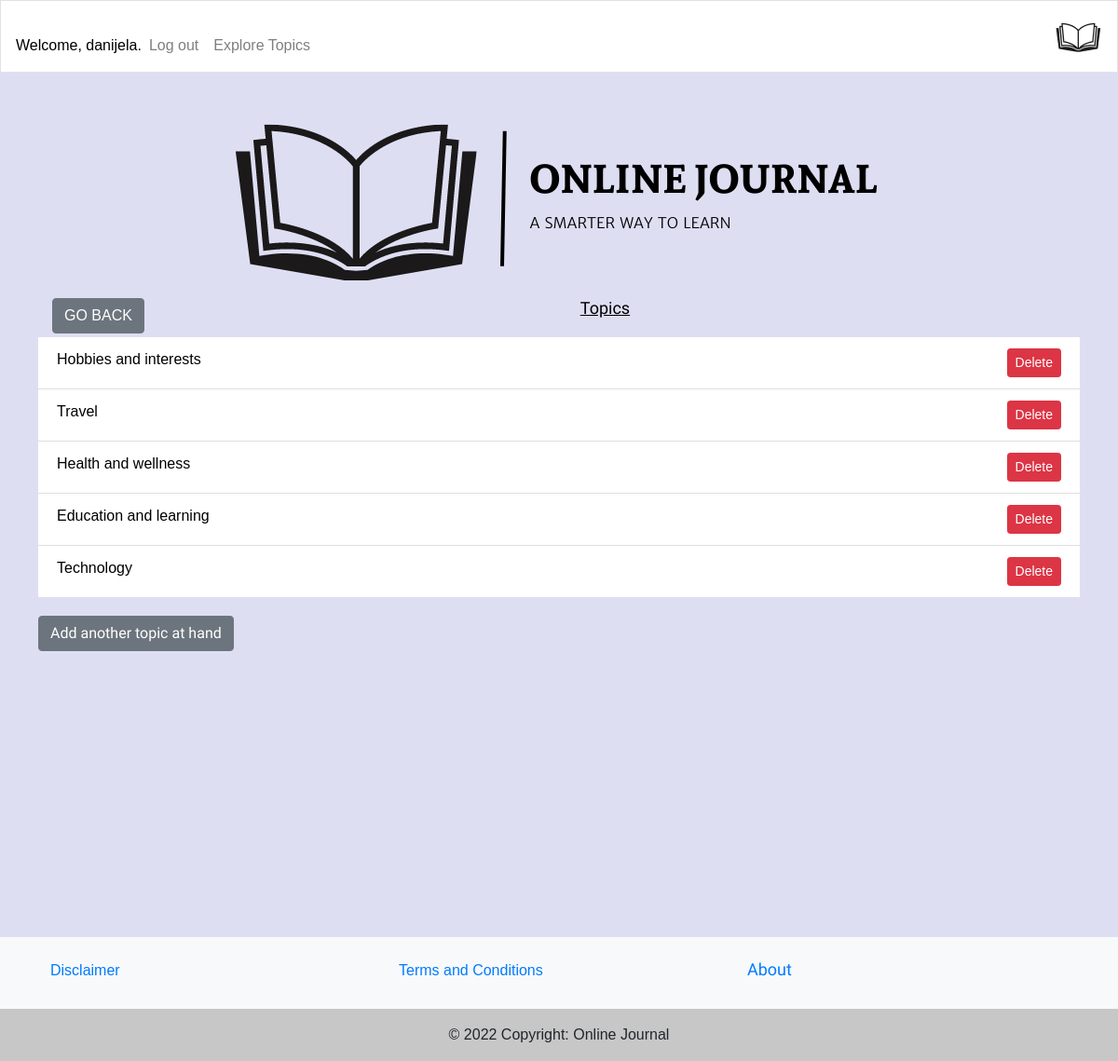
The app's page /topics/ (signed in) with its own data.
### learning_logs/models.py (models this page shows)
class Topic(models.Model):
    text = models.CharField(max_length=200, validators=[validate_non_numeric, validate_special_characters])
    date_added = models.DateTimeField(auto_now_add=True)
    def __str__(self):
        return self.text

### learning_logs/views.py (the view)
# urls.py: path('topics/', views.topics, name='topics'),
@login_required
def topics(request):
    topics = Topic.objects.order_by('date_added')
    context = {
                'topics': topics,
            }
    return render(request, 'learning_logs/topics.html', context)

### learning_logs/templates/learning_logs/topics.html
{% extends "learning_logs/base.html" %}
{% block page_header %}
<a class="btn btn-secondary go-back" href="javascript:history.back()">Go back</a>
<h3 class="topic-on-hand">Topics</h3>
{% endblock page_header %}
{% block content %}
<ul class="topics-list list-group list-group-flush">
    {% for topic in topics %}
    <li class="list-group-item d-flex justify-content-between">
        <a href="{% url 'learning_logs:topic' topic.id %}">{{ topic }}</a>
        {% if user.is_authenticated %}
        <a href="{% url 'learning_logs:delete_topic' topic.id %}" class="btn btn-danger btn-sm">Delete</a>
        {% endif %}
    </li>
    {% empty %}
    <li class="list-group-item">There are no entries yet.</li>
{% endfor %}
</ul>
<h2><button class="btn btn-secondary" type="button" onclick="window.location.href='{% url 'learning_logs:new_topic' %}';">Add another topic at hand</button>
</h2>
{% endblock content %}

### learning_logs/templates/learning_logs/base.html (shortened to what this page needs)
<!DOCTYPE html>
{% load bootstrap4 %}
{% load static %}
<html lang="en">
<head>
  {% block css %}
  <link rel="stylesheet" href="https://cdn.jsdelivr.net/npm/bootstrap@4.6.2/dist/css/bootstrap.min.css"
>
  {% endblock %}
  <link rel="stylesheet" href='{% static "css/styles.css" %}' type="text/css">
</head>
<body>
  <nav class="navbar navbar-expand-md mb-4 border navbar-light">
    <div class="collapse navbar-collapse" id="navbarTogglerDemo01">
      <ul class="navbar-nav">
        {% if user.is_authenticated %}
        <li class="nav-item">
          <span class="navbar-text">Welcome, {{ user.username }}.</span>
        </li>
        <li class="nav-item">
          <a class="nav-link" href="{% url 'users:logout' %}">Log out</a>
        </li>
        {% else %}
        <li class="nav-item">
          <a class="nav-link" href="{% url 'users:login' %}">Log in</a></li>
        <li class="nav-item">
          <a class="nav-link" href="{% url 'users:register' %}">Register</a>
        {% endif %}
      </ul>
      <ul class="navbar-nav">
        <li class="nav-item">
          <a class="nav-link" href="{% url 'learning_logs:topics'%}">
            Explore Topics</a></li>
      </ul>
    </div>
    <a class="navbar-brand mx-auto" href="{% url 'learning_logs:index'%}">
      <img src="{% static 'images/navbar-logo.png' %}" alt="Logo">
      </a>
  </nav>
  <main class="container">
    <div class="container-md">
      <img class="logo-img" src="{% static 'images/logo.png' %}" alt="Logo">
      {% block page_header %} {% endblock page_header %}
    </div>
    <div>
      {% block content %}{% endblock content%}
    </div>
  </main>
  {% include 'learning_logs/footer.html' %}
</body>
</html>

### learning_logs/static/css/styles.css (style rules this page uses)
h1, h2, h3, h4, h5, h6 { font-family: 'Sura', sans-serif; font-size: large; }
body { background-color: #dedef3; font-family: 'Merriweather', sans-serif; }
.navbar { background: white; }
.navbar-brand { color: rgb(255 255 255); text-transform: uppercase; }
.nav-item, .nav-link { color: black; }
.list-group-item a { color: black; }
.navbar-light .navbar-text { color: black!important; }
.topic-on-hand { text-decoration: underline; color: black; text-align: center; }
.btn-secondary.go-back { float: left!important; }
main.container { padding: 11px; margin-bottom: 18rem; }
.list-group-flush { margin-bottom: 20px!important; }
ul { margin-top: 20px!important; }
.container-md { text-align: center; }
img { display: block !important; margin: auto !important; }
a.btn.btn-danger { color: white; }
.go-back { color: white; text-decoration: none; text-transform: uppercase; }

### records on screen
Topic: text "Hobbies and interests"
Topic: text "Travel"
Topic: text "Health and wellness"
Topic: text "Education and learning"
Topic: text "Technology"

### other values on screen
{{ user.username }} "danijela"
